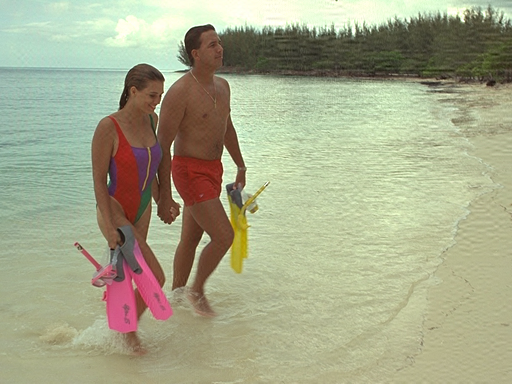
#> input picture tid2013/distorted_images/I12_13_1.BMP, 512 x 384 px, given in place of I01.BMP, which was not available
$ python harris_main.py   (older library calls are emulated)
#> lines starting #> are read from the running program, lines starting #| are printed output that depends on the picture; pictures that were not available may be replaced by others from this repository, and a replacement may not be noted
import itertools
import os
from typing import List, Tuple
import cv2
import numpy as np
import pandas as pd
from joblib import Parallel, delayed
from scipy.optimize import linear_sum_assignment
from skimage.feature import peak_local_max
import misc

# Harris original paper implementation: Gaussian neighborhood window, 3x3 Sobel aperture
# Opencv's Harris: https://github.com/opencv/opencv/blob/4.x/modules/imgproc/src/corner.cpp#L634

# Dictionary of image gradient kernels
gradient_kernels = {
    "prewitt3x3": {
        "kernel": np.array([
            [-1, 0, 1],
            [-1, 0, 1],
            [-1, 0, 1]
        ]),
        "normalize": 1 / 6
    },
    "sobel3x3": {
        "kernel": np.array([
            [-1, 0, 1],
            [-2, 0, 2],
            [-1, 0, 1]
        ]),
        "normalize": 1 / 8
    },
    "scharr3x3": {
        "kernel": np.array([
            [-3, 0, 3],
            [-10, 0, 10],
            [-3, 0, 3]
        ]),
        "normalize": 1 / 32
    },
    "prewitt5x5": {
        "kernel": np.array([
            [-2, -1, 0, 1, 2],
            [-2, -1, 0, 1, 2],
            [-2, -1, 0, 1, 2],
            [-2, -1, 0, 1, 2],
            [-2, -1, 0, 1, 2]
        ]),
        "normalize": 1 / 50
    },
    "sobel5x5": {
        "kernel": np.array([
            [-5, -4, 0, 4, 5],
            [-8, -10, 0, 10, 8],
            [-10, -20, 0, 20, 10],
            [-8, -10, 0, 10, 8],
            [-5, -4, 0, 4, 5]
        ]),
        "normalize": 1 / 240
    },
    "scharr5x5": {
        "kernel": np.array([
            [-1, -1, 0, 1, 1],
            [-2, -2, 0, 2, 2],
            [-3, -6, 0, 6, 3],
            [-2, -2, 0, 2, 2],
            [-1, -1, 0, 1, 1]
        ]),
        "normalize": 1 / 60
    }
}


def harris_core(input_img: np.ndarray,
                aperture_size: int, aperture_type: str, border_type: int,
                k: float, window_size: int, window_type: str) -> np.ndarray:
    # 1. Calculate gradients and products
    kernel_info = gradient_kernels[f"{aperture_type}{aperture_size}x{aperture_size}"]
    kx = kernel_info["kernel"] * kernel_info["normalize"]
    ky = kx.T
    dx = cv2.filter2D(input_img, -1, kx)
    dy = cv2.filter2D(input_img, -1, ky)
    i_xx = dx * dx
    i_xy = dx * dy
    i_yy = dy * dy

    # 2. Sum gradient products
    if window_type == 'gaussian':
        kernel_1d = cv2.getGaussianKernel(window_size, 0)  # sigma = 0.3*((ksize-1)*0.5 – 1) + 0.8
    elif window_type == 'binary' or window_type == 'uniform':
        kernel_1d = np.ones(window_size) / window_size
    else:
        raise Exception("unknown window type")
    sum_i_xx = cv2.sepFilter2D(i_xx, cv2.CV_32F, kernel_1d, kernel_1d, borderType=border_type)
    sum_i_xy = cv2.sepFilter2D(i_xy, cv2.CV_32F, kernel_1d, kernel_1d, borderType=border_type)
    sum_i_yy = cv2.sepFilter2D(i_yy, cv2.CV_32F, kernel_1d, kernel_1d, borderType=border_type)

    # 3.Calculate Harris response
    det = (sum_i_xx * sum_i_yy) - (sum_i_xy * sum_i_xy)
    trace = sum_i_xx + sum_i_yy
    harris_response = det - k * (trace * trace)

    return harris_response


# noinspection DuplicatedCode
def harris_pipeline(input_img: np.ndarray,
                    aperture_size: int = 3, aperture_type: str = 'sobel', border_type: int = cv2.BORDER_REFLECT_101,
                    k: float = 0.04, window_size: int = 5, window_type: str = 'gaussian',
                    threshold_ratio: float = 0.01, visualize: bool = False) -> Tuple[List[Tuple[int, int, float]], np.ndarray, np.ndarray]:
    """
    Detect Harris corners in the input grayscale image

    Returns:
        List of detected corners as (x, y, response_value),
        Original image with detected corners marked in red,
        Heatmap of Harris corner response
    """
    # 1. Param validation
    window_size = window_size | 1  # always odd
    aperture_size = max(min(aperture_size | 1, 5), 3)  # only 3 or 5
    window_type = window_type.lower()  # always lowercase
    aperture_type = aperture_type.lower()
    if len(input_img.shape) == 3:
        input_img = cv2.cvtColor(input_img, cv2.COLOR_BGR2GRAY)
    if input_img.dtype != np.float32:
        input_img = input_img.astype(np.float32)

    # 2. Obtain response map
    harris_response = harris_core(input_img, aperture_size, aperture_type, border_type, k, window_size, window_type)

    # 3. NMS and thresholding
    # For manual implementation: dilation NMS -> thresholding -> dist filtering
    nms_radius = int(window_size / 2) + 1
    coordinates: Tuple[List[int], List[int]] = peak_local_max(harris_response, min_distance=nms_radius, threshold_rel=threshold_ratio)

    # 4. Post-processing steps
    # Refine corners to subpixel
    corner_list: List[Tuple[int, int, float]] = [(x, y, harris_response[y, x]) for y, x in coordinates]
    # points = np.float32([corner[:2] for corner in corner_list])
    # refined_coords = cv2.cornerSubPix(input_img, points, (5, 5), (-1, -1),
    #                                   (cv2.TERM_CRITERIA_EPS + cv2.TERM_CRITERIA_MAX_ITER, 30, 0.001))
    # refined_corner_list = [(point[0], point[1], corner_list[i][2])
    #                        for i, point in enumerate(refined_coords)]

    if visualize:
        # Create corner marking image
        corner_img = cv2.cvtColor(input_img, cv2.COLOR_GRAY2BGR).astype(np.uint8)
        max_response: float = max(score for _, _, score in corner_list) or 1.0
        for x, y, score in corner_list:
            radius = int(3 + (score / max_response) * 10)
            cv2.circle(corner_img, (x, y), radius, (255, 0, 0), 1)

        # Create response heatmap
        norm_response = cv2.normalize(harris_response, None, 0, 255, cv2.NORM_MINMAX)
        heatmap = cv2.applyColorMap(norm_response.astype(np.uint8), cv2.COLORMAP_JET)
    else:
        corner_img = None
        heatmap = None

    return corner_list, corner_img, heatmap


# [47 lines left out: functions find_corner_matches, calculate_repeatability, calculate_localization_accuracy, response_degradation, not called in this run]


def process_single_harris_parameter_set(param_set, distortion_no, ref_img_list):
    """Process a single Harris parameter combination across all distortion levels."""
    win_sz, win_tp, ap_sz, ap_tp, k = param_set

    # Compute reference corners once per parameter set
    ref_corners_dict = _compute_harris_reference_corners(
        ref_img_list, win_sz, win_tp, ap_sz, ap_tp, k
    )

    # Process all distortion levels for this parameter set
    results = []
    for level in range(1, 6):
        result = _process_harris_distortion_level(
            distortion_no, level, ref_corners_dict,
            win_sz, win_tp, ap_sz, ap_tp, k
        )
        results.append(result)

    return results


def _compute_harris_reference_corners(ref_img_list, win_sz, win_tp, ap_sz, ap_tp, k):
    """Compute Harris corners for all reference images with given parameters."""
    ref_corners_dict = {}
    for img_no in ref_img_list:
        ref_image_path = f"tid2013/reference_images/I{img_no}.BMP"
        ref_image = cv2.imread(ref_image_path, cv2.IMREAD_COLOR)
        if ref_image is None:
            continue

        ref_corners, *_ = harris_pipeline(
            ref_image, k=k, window_size=win_sz, aperture_size=ap_sz,
            aperture_type=ap_tp, window_type=win_tp
        )
        ref_corners_dict[img_no] = ref_corners
    return ref_corners_dict


def _process_harris_distortion_level(distortion_no, level, ref_corners_dict,
                                     win_sz, win_tp, ap_sz, ap_tp, k):
    """Process a single distortion level for given Harris parameters."""
    # Initialize accumulators
    total_ref_corners = total_matches = total_images = 0
    sum_repeatability = 0.0
    loc_distances, resp_ratios = [], []

    for img_no, ref_corners in ref_corners_dict.items():
        # Load and process distorted image
        dist_image_path = f"tid2013/distorted_images/i{img_no}_{distortion_no}_{level}.bmp"
        dist_image = cv2.imread(dist_image_path, cv2.IMREAD_COLOR)
        if dist_image is None:
            continue

        dist_corners, *_ = harris_pipeline(
            dist_image, aperture_size=ap_sz, aperture_type=ap_tp,
            window_size=win_sz, window_type=win_tp, k=k
        )

        matches, cost_matrix = find_corner_matches(ref_corners, dist_corners)

        # Update counters
        total_ref_corners += len(ref_corners)
        total_matches += len(matches)
        total_images += 1

        if len(ref_corners) > 0:
            sum_repeatability += len(matches) / len(ref_corners)

        # Collect match metrics
        for i_ref, i_dist in matches:
            loc_distances.append(float(cost_matrix[i_ref, i_dist]))
            ref_resp, dist_resp = ref_corners[i_ref][2], dist_corners[i_dist][2]
            resp_ratios.append(float(dist_resp / ref_resp))

    # Compute aggregated metrics
    mean_repeatability = sum_repeatability / total_images if total_images > 0 else 0.0
    mean_localization = np.mean(loc_distances) if loc_distances else float('inf')
    mean_resp_ratio = np.mean(resp_ratios) if resp_ratios else float('nan')

    return {
        'dt_no': int(distortion_no), 'dt_lv': int(level),
        'window_sz': float(win_sz),
        'window_tp': {'uniform': 0, 'gaussian': 1}.get(win_tp),
        'aperture_sz': float(ap_sz),
        'aperture_tp': {'sobel': 0, 'prewitt': 1, 'scharr': 2}.get(ap_tp),
        'k_val': float(k),
        'total_ref_corners': int(total_ref_corners), 'total_matches': int(total_matches),
        'sampling_num': int(total_images), 'mean_repeatability': float(mean_repeatability),
        'mean_localization': float(mean_localization),
        'mean_resp_ratio': float(mean_resp_ratio),
    }


def harris_wrapper(distortion_no: str, ref_img_list: List[str],
                   win_size_list: Tuple = (3, 5, 7, 9),
                   win_type_list: Tuple = ("gaussian", "uniform"),
                   aperture_size_list: Tuple = (3, 5),
                   aperture_type_list: Tuple = ("sobel", "prewitt", "scharr"),
                   k_list: Tuple = (0.04, 0.06, 0.12, 0.16),
                   n_jobs=-1):
    # Generate parameter combinations
    param_combinations = list(itertools.product(
        win_size_list, win_type_list, aperture_size_list, aperture_type_list, k_list
    ))

    print(f"Processing {len(param_combinations)} parameter sets for distortion #{distortion_no} "
          f"across {len(ref_img_list)} reference images using {n_jobs} jobs")

    # Parallel processing of parameter sets
    all_results = Parallel(n_jobs=n_jobs, verbose=10)(
        delayed(process_single_harris_parameter_set)(param_set, distortion_no, ref_img_list)
        for param_set in param_combinations
    )
#> in _compute_harris_reference_corners, ref_image is the input picture: shape (384, 512, 3); mean B, G, R 137.7, 167.1, 164.8
#> in harris_pipeline, `input_img = cv2.cvtColor(input_img, cv2.COLOR_BGR2GRAY)`:
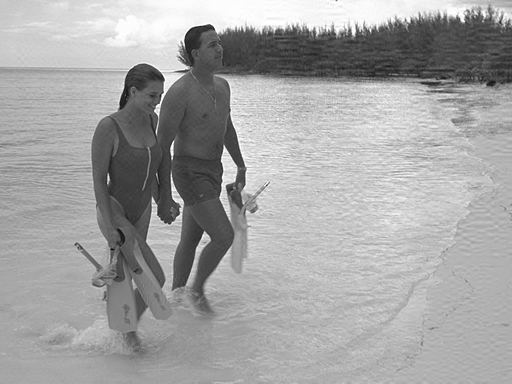
#> input_img: shape (384, 512); min 10, max 255, mean 163.1
#> in harris_core, `dx = cv2.filter2D(input_img, -1, kx)`:
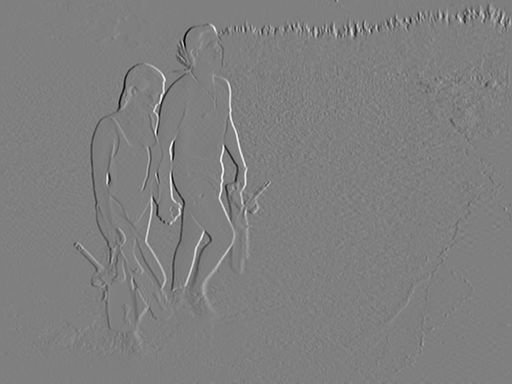
#> dx: shape (384, 512) float32; min -108.8, max 108.8, mean 0; drawn with min black and max white
#> in harris_core, `dy = cv2.filter2D(input_img, -1, ky)`:
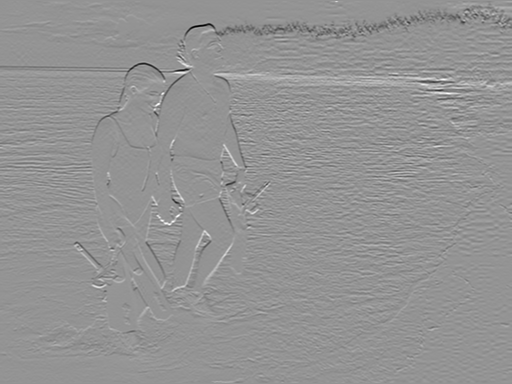
#> dy: shape (384, 512) float32; min -109.6, max 79.38, mean -0.2; drawn with min black and max white
#> in harris_core, `i_xy = dx * dy`:
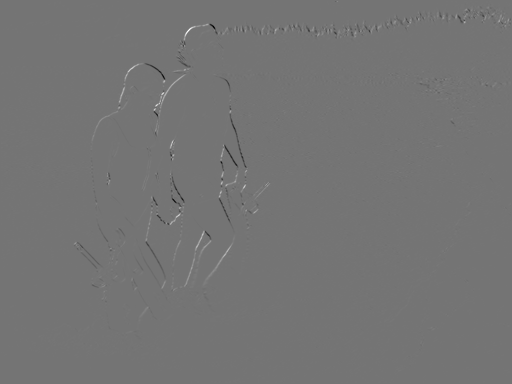
#> i_xy: shape (384, 512) float32; min -5398.1, max 6379.8, mean -0.4; drawn with min black and max white
#> in harris_core, `trace = sum_i_xx + sum_i_yy`:
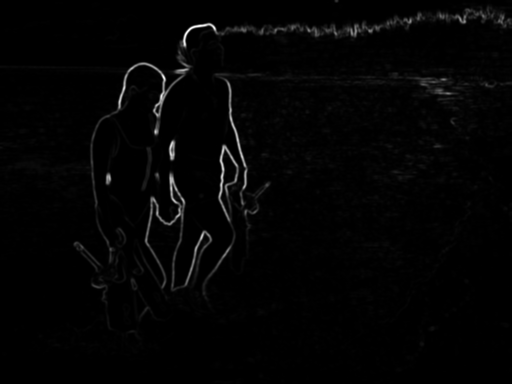
#> trace: shape (384, 512) float32; min 0, max 7328.3, mean 118.7; drawn with min black and max white
#> in harris_pipeline, `coordinates: Tuple[List[int], List[int]] = peak_local_max(harris_respo..`: coordinates = 242 pairs, first value 7 to 344, second value 75 to 509
#> in harris_pipeline, `corner_list: List[Tuple[int, int, float]] = [(x, y, harris_response[y,..`: corner_list = 242 items, first 6: (464, 21, 2066808.9), (172, 155, 2056746.6), (409, 22, 1946657.8), (204, 231, 1831722.1), (224, 146, 1735483.8), (154, 110, 1707640.2)
#> in _compute_harris_reference_corners, `ref_corners, *_ = harris_pipeline( ref_image, k=k, window_size=win_sz,..`: ref_corners has the same summary as corner_list in harris_pipeline
#> in process_single_harris_parameter_set, `ref_corners_dict = _compute_harris_reference_corners( ref_img_list, wi..`: ref_corners_dict = 3 items
#> in _process_harris_distortion_level, `dist_image_path = f"tid2013/distorted_images/i{img_no}_{distortion_no}..`: dist_image_path = 'tid2013/distorted_images/i01_17_1.bmp'
#> in _process_harris_distortion_level, `mean_repeatability = sum_repeatability / total_images if total_images ..`: mean_repeatability = 0
#> in process_single_harris_parameter_set, `result = _process_harris_distortion_level( distortion_no, level, ref_c..`: result = 13 items
#> call 4 of harris_core, with aperture_size = 3, aperture_type = 'sobel', border_type = 4, k = 0.06, window_size = 3, window_type = 'gaussian'
#> in harris_core (call 4), `kernel_info = gradient_kernels[f"{aperture_type}{aperture_size}x{apert..`: kernel_info = {'kernel': [[-1, 0, 1], [-2, 0, 2], [-1, 0, 1]], 'normalize': 0.125}
#> in harris_core (call 4), `kx = kernel_info["kernel"] * kernel_info["normalize"]`: kx = [[-0.125, 0, 0.125], [-0.25, 0, 0.25], [-0.125, 0, 0.125]]
#> in harris_core (call 4), `ky = kx.T`: ky = [[-0.125, -0.25, -0.125], [0, 0, 0], [0.125, 0.25, 0.125]]
#> in harris_core (call 4), `kernel_1d = cv2.getGaussianKernel(window_size, 0)`: kernel_1d = [0.25, 0.5, 0.25]
#> in harris_core (call 4), `harris_response = det - k * (trace * trace)`:
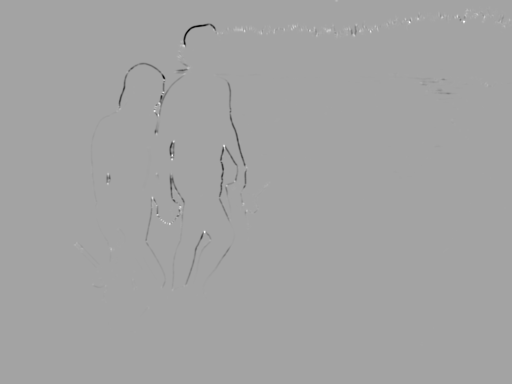
#> harris_response: shape (384, 512) float32; min -3143934, max 1755030.8, mean -5991.9; drawn with min black and max white
#> in harris_core (call 7), `harris_response = det - k * (trace * trace)`:
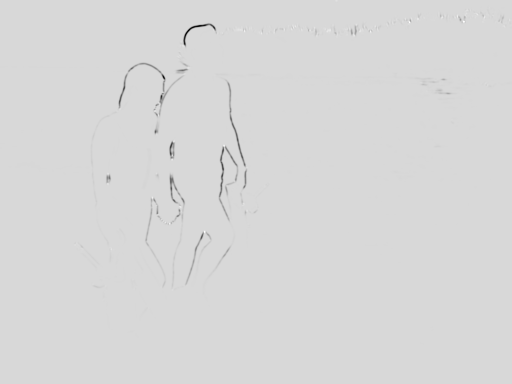
#> harris_response: shape (384, 512) float32; min -6320689, max 1134706.6, mean -17629.4; drawn with min black and max white
#> all_results = 192 items

    # Flatten results (each parameter set returns 5 distortion levels)
    flattened_results = [result for param_results in all_results for result in param_results]
#> flattened_results = 960 items

    # Create and save dataframe
    df = pd.DataFrame(flattened_results)
#> df = table of 960 rows and 13 columns

    os.makedirs(f"results/distortion_{distortion_no}", exist_ok=True)
    output_filename = f"results/distortion_{distortion_no}/harris_metrics_dist{distortion_no}.parquet"
#> (the run stopped early here; a loop or call above may not have finished)
